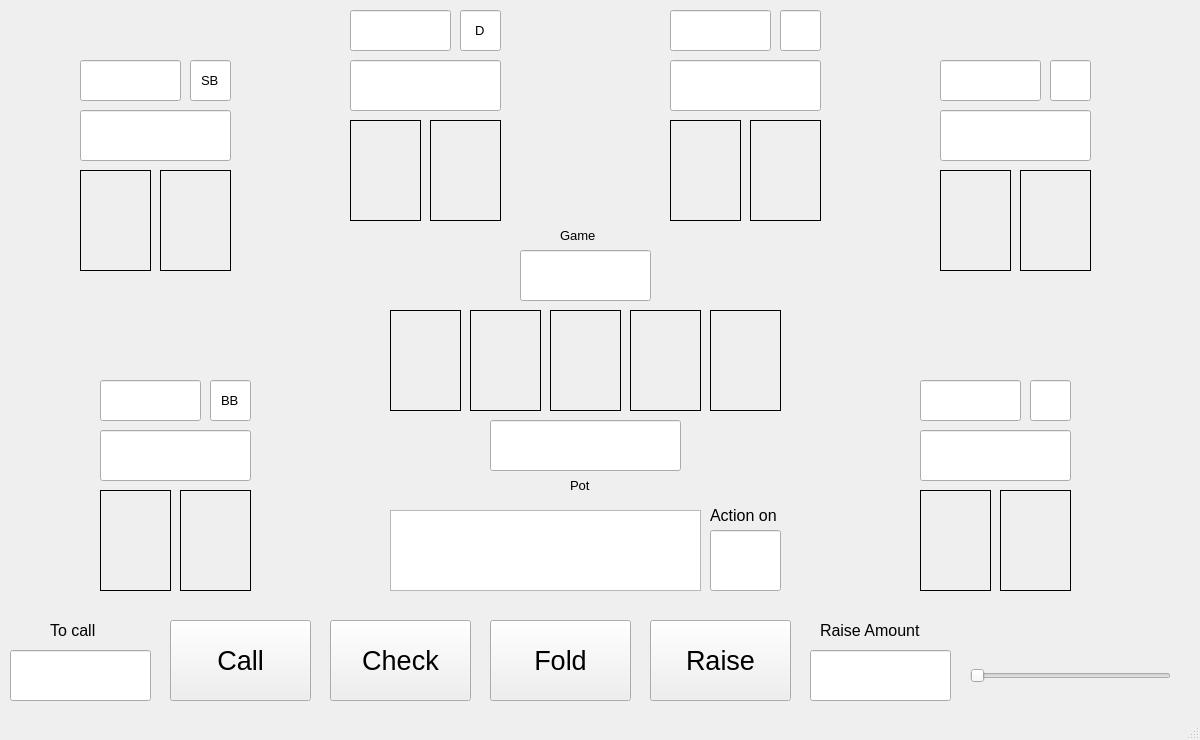
<?xml version="1.0" encoding="UTF-8"?>
<ui version="4.0">
 <class>MainWindow</class>
 <widget class="QMainWindow" name="MainWindow">
  <property name="geometry">
   <rect>
    <x>0</x>
    <y>0</y>
    <width>1200</width>
    <height>740</height>
   </rect>
  </property>
  <property name="windowTitle">
   <string>MainWindow</string>
  </property>
  <widget class="QWidget" name="centralwidget">
   <widget class="QLineEdit" name="role_p4">
    <property name="geometry">
     <rect>
      <x>1050</x>
      <y>60</y>
      <width>41</width>
      <height>41</height>
     </rect>
    </property>
    <property name="font">
     <font>
      <pointsize>10</pointsize>
     </font>
    </property>
    <property name="alignment">
     <set>Qt::AlignmentFlag::AlignCenter</set>
    </property>
    <property name="readOnly">
     <bool>true</bool>
    </property>
   </widget>
   <widget class="QLineEdit" name="display_raiseamt">
    <property name="geometry">
     <rect>
      <x>810</x>
      <y>650</y>
      <width>141</width>
      <height>51</height>
     </rect>
    </property>
    <property name="font">
     <font>
      <pointsize>20</pointsize>
     </font>
    </property>
    <property name="text">
     <string/>
    </property>
    <property name="alignment">
     <set>Qt::AlignmentFlag::AlignCenter</set>
    </property>
    <property name="readOnly">
     <bool>true</bool>
    </property>
   </widget>
   <widget class="QLabel" name="p2_hole2">
    <property name="geometry">
     <rect>
      <x>430</x>
      <y>120</y>
      <width>71</width>
      <height>101</height>
     </rect>
    </property>
    <property name="autoFillBackground">
     <bool>false</bool>
    </property>
    <property name="frameShape">
     <enum>QFrame::Shape::Box</enum>
    </property>
    <property name="text">
     <string/>
    </property>
   </widget>
   <widget class="QLineEdit" name="role_p3">
    <property name="geometry">
     <rect>
      <x>780</x>
      <y>10</y>
      <width>41</width>
      <height>41</height>
     </rect>
    </property>
    <property name="font">
     <font>
      <pointsize>10</pointsize>
     </font>
    </property>
    <property name="alignment">
     <set>Qt::AlignmentFlag::AlignCenter</set>
    </property>
    <property name="readOnly">
     <bool>true</bool>
    </property>
   </widget>
   <widget class="QLabel" name="p4_hole2">
    <property name="geometry">
     <rect>
      <x>1020</x>
      <y>170</y>
      <width>71</width>
      <height>101</height>
     </rect>
    </property>
    <property name="autoFillBackground">
     <bool>false</bool>
    </property>
    <property name="frameShape">
     <enum>QFrame::Shape::Box</enum>
    </property>
    <property name="text">
     <string/>
    </property>
   </widget>
   <widget class="QLabel" name="p2_hole1">
    <property name="geometry">
     <rect>
      <x>350</x>
      <y>120</y>
      <width>71</width>
      <height>101</height>
     </rect>
    </property>
    <property name="autoFillBackground">
     <bool>false</bool>
    </property>
    <property name="frameShape">
     <enum>QFrame::Shape::Box</enum>
    </property>
    <property name="text">
     <string/>
    </property>
   </widget>
   <widget class="QPushButton" name="button_fold">
    <property name="geometry">
     <rect>
      <x>490</x>
      <y>620</y>
      <width>141</width>
      <height>81</height>
     </rect>
    </property>
    <property name="font">
     <font>
      <pointsize>20</pointsize>
     </font>
    </property>
    <property name="text">
     <string>Fold</string>
    </property>
   </widget>
   <widget class="QLabel" name="label_gameno">
    <property name="geometry">
     <rect>
      <x>560</x>
      <y>220</y>
      <width>51</width>
      <height>31</height>
     </rect>
    </property>
    <property name="text">
     <string>&lt;html&gt;&lt;head/&gt;&lt;body&gt;&lt;p&gt;&lt;span style=&quot; font-size:10pt;&quot;&gt;Game&lt;/span&gt;&lt;/p&gt;&lt;/body&gt;&lt;/html&gt;</string>
    </property>
   </widget>
   <widget class="QLineEdit" name="role_p1">
    <property name="geometry">
     <rect>
      <x>190</x>
      <y>60</y>
      <width>41</width>
      <height>41</height>
     </rect>
    </property>
    <property name="font">
     <font>
      <pointsize>10</pointsize>
     </font>
    </property>
    <property name="text">
     <string>SB</string>
    </property>
    <property name="alignment">
     <set>Qt::AlignmentFlag::AlignCenter</set>
    </property>
    <property name="readOnly">
     <bool>true</bool>
    </property>
   </widget>
   <widget class="QLabel" name="board_flop1">
    <property name="geometry">
     <rect>
      <x>390</x>
      <y>310</y>
      <width>71</width>
      <height>101</height>
     </rect>
    </property>
    <property name="autoFillBackground">
     <bool>false</bool>
    </property>
    <property name="frameShape">
     <enum>QFrame::Shape::Box</enum>
    </property>
    <property name="text">
     <string/>
    </property>
   </widget>
   <widget class="QLabel" name="p5_hole2">
    <property name="geometry">
     <rect>
      <x>1000</x>
      <y>490</y>
      <width>71</width>
      <height>101</height>
     </rect>
    </property>
    <property name="autoFillBackground">
     <bool>false</bool>
    </property>
    <property name="frameShape">
     <enum>QFrame::Shape::Box</enum>
    </property>
    <property name="text">
     <string/>
    </property>
   </widget>
   <widget class="QLabel" name="p4_hole1">
    <property name="geometry">
     <rect>
      <x>940</x>
      <y>170</y>
      <width>71</width>
      <height>101</height>
     </rect>
    </property>
    <property name="autoFillBackground">
     <bool>false</bool>
    </property>
    <property name="frameShape">
     <enum>QFrame::Shape::Box</enum>
    </property>
    <property name="text">
     <string/>
    </property>
   </widget>
   <widget class="QLabel" name="label_raiseamt">
    <property name="geometry">
     <rect>
      <x>820</x>
      <y>610</y>
      <width>131</width>
      <height>41</height>
     </rect>
    </property>
    <property name="text">
     <string>&lt;html&gt;&lt;head/&gt;&lt;body&gt;&lt;p&gt;&lt;span style=&quot; font-size:12pt;&quot;&gt;Raise Amount&lt;/span&gt;&lt;/p&gt;&lt;/body&gt;&lt;/html&gt;</string>
    </property>
   </widget>
   <widget class="QLabel" name="p1_hole2">
    <property name="geometry">
     <rect>
      <x>160</x>
      <y>170</y>
      <width>71</width>
      <height>101</height>
     </rect>
    </property>
    <property name="autoFillBackground">
     <bool>false</bool>
    </property>
    <property name="frameShape">
     <enum>QFrame::Shape::Box</enum>
    </property>
    <property name="text">
     <string/>
    </property>
   </widget>
   <widget class="QLineEdit" name="display_stack0">
    <property name="geometry">
     <rect>
      <x>100</x>
      <y>430</y>
      <width>151</width>
      <height>51</height>
     </rect>
    </property>
    <property name="font">
     <font>
      <pointsize>16</pointsize>
     </font>
    </property>
    <property name="text">
     <string/>
    </property>
    <property name="alignment">
     <set>Qt::AlignmentFlag::AlignCenter</set>
    </property>
    <property name="readOnly">
     <bool>true</bool>
    </property>
   </widget>
   <widget class="QTextEdit" name="display_action">
    <property name="geometry">
     <rect>
      <x>390</x>
      <y>510</y>
      <width>311</width>
      <height>81</height>
     </rect>
    </property>
    <property name="font">
     <font>
      <pointsize>9</pointsize>
     </font>
    </property>
    <property name="layoutDirection">
     <enum>Qt::LayoutDirection::LeftToRight</enum>
    </property>
    <property name="styleSheet">
     <string notr="true"/>
    </property>
    <property name="readOnly">
     <bool>true</bool>
    </property>
    <property name="html">
     <string>&lt;!DOCTYPE HTML PUBLIC &quot;-//W3C//DTD HTML 4.0//EN&quot; &quot;http://www.w3.org/TR/REC-html40/strict.dtd&quot;&gt;
&lt;html&gt;&lt;head&gt;&lt;meta name=&quot;qrichtext&quot; content=&quot;1&quot; /&gt;&lt;meta charset=&quot;utf-8&quot; /&gt;&lt;style type=&quot;text/css&quot;&gt;
p, li { white-space: pre-wrap; }
hr { height: 1px; border-width: 0; }
li.unchecked::marker { content: &quot;\2610&quot;; }
li.checked::marker { content: &quot;\2612&quot;; }
&lt;/style&gt;&lt;/head&gt;&lt;body style=&quot; font-family:'Segoe UI'; font-size:9pt; font-weight:400; font-style:normal;&quot;&gt;
&lt;p style=&quot;-qt-paragraph-type:empty; margin-top:0px; margin-bottom:0px; margin-left:0px; margin-right:0px; -qt-block-indent:0; text-indent:0px; font-size:18pt;&quot;&gt;&lt;br /&gt;&lt;/p&gt;&lt;/body&gt;&lt;/html&gt;</string>
    </property>
   </widget>
   <widget class="QLabel" name="board_turn">
    <property name="geometry">
     <rect>
      <x>630</x>
      <y>310</y>
      <width>71</width>
      <height>101</height>
     </rect>
    </property>
    <property name="autoFillBackground">
     <bool>false</bool>
    </property>
    <property name="frameShape">
     <enum>QFrame::Shape::Box</enum>
    </property>
    <property name="text">
     <string/>
    </property>
   </widget>
   <widget class="QLabel" name="label_tocall">
    <property name="geometry">
     <rect>
      <x>50</x>
      <y>610</y>
      <width>61</width>
      <height>41</height>
     </rect>
    </property>
    <property name="text">
     <string>&lt;html&gt;&lt;head/&gt;&lt;body&gt;&lt;p&gt;&lt;span style=&quot; font-size:12pt;&quot;&gt;To call&lt;/span&gt;&lt;/p&gt;&lt;/body&gt;&lt;/html&gt;</string>
    </property>
   </widget>
   <widget class="QLabel" name="p3_hole1">
    <property name="geometry">
     <rect>
      <x>670</x>
      <y>120</y>
      <width>71</width>
      <height>101</height>
     </rect>
    </property>
    <property name="autoFillBackground">
     <bool>false</bool>
    </property>
    <property name="frameShape">
     <enum>QFrame::Shape::Box</enum>
    </property>
    <property name="text">
     <string/>
    </property>
   </widget>
   <widget class="QLineEdit" name="role_p5">
    <property name="geometry">
     <rect>
      <x>1030</x>
      <y>380</y>
      <width>41</width>
      <height>41</height>
     </rect>
    </property>
    <property name="font">
     <font>
      <pointsize>10</pointsize>
     </font>
    </property>
    <property name="alignment">
     <set>Qt::AlignmentFlag::AlignCenter</set>
    </property>
    <property name="readOnly">
     <bool>true</bool>
    </property>
   </widget>
   <widget class="QLineEdit" name="display_tocall">
    <property name="geometry">
     <rect>
      <x>10</x>
      <y>650</y>
      <width>141</width>
      <height>51</height>
     </rect>
    </property>
    <property name="font">
     <font>
      <pointsize>20</pointsize>
     </font>
    </property>
    <property name="text">
     <string/>
    </property>
    <property name="alignment">
     <set>Qt::AlignmentFlag::AlignCenter</set>
    </property>
    <property name="readOnly">
     <bool>true</bool>
    </property>
   </widget>
   <widget class="QPushButton" name="button_call">
    <property name="geometry">
     <rect>
      <x>170</x>
      <y>620</y>
      <width>141</width>
      <height>81</height>
     </rect>
    </property>
    <property name="font">
     <font>
      <pointsize>20</pointsize>
     </font>
    </property>
    <property name="text">
     <string>Call</string>
    </property>
    <property name="default">
     <bool>false</bool>
    </property>
   </widget>
   <widget class="QLineEdit" name="display_stack2">
    <property name="geometry">
     <rect>
      <x>350</x>
      <y>60</y>
      <width>151</width>
      <height>51</height>
     </rect>
    </property>
    <property name="font">
     <font>
      <pointsize>16</pointsize>
     </font>
    </property>
    <property name="text">
     <string/>
    </property>
    <property name="alignment">
     <set>Qt::AlignmentFlag::AlignCenter</set>
    </property>
    <property name="readOnly">
     <bool>true</bool>
    </property>
   </widget>
   <widget class="QLineEdit" name="display_stack4">
    <property name="geometry">
     <rect>
      <x>940</x>
      <y>110</y>
      <width>151</width>
      <height>51</height>
     </rect>
    </property>
    <property name="font">
     <font>
      <pointsize>16</pointsize>
     </font>
    </property>
    <property name="text">
     <string/>
    </property>
    <property name="alignment">
     <set>Qt::AlignmentFlag::AlignCenter</set>
    </property>
    <property name="readOnly">
     <bool>true</bool>
    </property>
   </widget>
   <widget class="QLabel" name="p1_hole1">
    <property name="geometry">
     <rect>
      <x>80</x>
      <y>170</y>
      <width>71</width>
      <height>101</height>
     </rect>
    </property>
    <property name="autoFillBackground">
     <bool>false</bool>
    </property>
    <property name="frameShape">
     <enum>QFrame::Shape::Box</enum>
    </property>
    <property name="text">
     <string/>
    </property>
   </widget>
   <widget class="QPushButton" name="button_raise">
    <property name="geometry">
     <rect>
      <x>650</x>
      <y>620</y>
      <width>141</width>
      <height>81</height>
     </rect>
    </property>
    <property name="font">
     <font>
      <pointsize>20</pointsize>
     </font>
    </property>
    <property name="text">
     <string>Raise</string>
    </property>
   </widget>
   <widget class="QLineEdit" name="display_stack5">
    <property name="geometry">
     <rect>
      <x>920</x>
      <y>430</y>
      <width>151</width>
      <height>51</height>
     </rect>
    </property>
    <property name="font">
     <font>
      <pointsize>16</pointsize>
     </font>
    </property>
    <property name="text">
     <string/>
    </property>
    <property name="alignment">
     <set>Qt::AlignmentFlag::AlignCenter</set>
    </property>
    <property name="readOnly">
     <bool>true</bool>
    </property>
   </widget>
   <widget class="QLabel" name="label_pot">
    <property name="geometry">
     <rect>
      <x>570</x>
      <y>470</y>
      <width>31</width>
      <height>31</height>
     </rect>
    </property>
    <property name="text">
     <string>&lt;html&gt;&lt;head/&gt;&lt;body&gt;&lt;p&gt;&lt;span style=&quot; font-size:10pt;&quot;&gt;Pot&lt;/span&gt;&lt;/p&gt;&lt;/body&gt;&lt;/html&gt;</string>
    </property>
   </widget>
   <widget class="QLabel" name="p0_hole2">
    <property name="geometry">
     <rect>
      <x>180</x>
      <y>490</y>
      <width>71</width>
      <height>101</height>
     </rect>
    </property>
    <property name="autoFillBackground">
     <bool>false</bool>
    </property>
    <property name="frameShape">
     <enum>QFrame::Shape::Box</enum>
    </property>
    <property name="frameShadow">
     <enum>QFrame::Shadow::Plain</enum>
    </property>
    <property name="text">
     <string/>
    </property>
   </widget>
   <widget class="QLineEdit" name="display_pot">
    <property name="geometry">
     <rect>
      <x>490</x>
      <y>420</y>
      <width>191</width>
      <height>51</height>
     </rect>
    </property>
    <property name="font">
     <font>
      <pointsize>18</pointsize>
     </font>
    </property>
    <property name="text">
     <string/>
    </property>
    <property name="alignment">
     <set>Qt::AlignmentFlag::AlignCenter</set>
    </property>
    <property name="readOnly">
     <bool>true</bool>
    </property>
   </widget>
   <widget class="QLabel" name="p3_hole2">
    <property name="geometry">
     <rect>
      <x>750</x>
      <y>120</y>
      <width>71</width>
      <height>101</height>
     </rect>
    </property>
    <property name="autoFillBackground">
     <bool>false</bool>
    </property>
    <property name="frameShape">
     <enum>QFrame::Shape::Box</enum>
    </property>
    <property name="text">
     <string/>
    </property>
   </widget>
   <widget class="QLineEdit" name="display_stack1">
    <property name="geometry">
     <rect>
      <x>80</x>
      <y>110</y>
      <width>151</width>
      <height>51</height>
     </rect>
    </property>
    <property name="font">
     <font>
      <pointsize>16</pointsize>
     </font>
    </property>
    <property name="text">
     <string/>
    </property>
    <property name="alignment">
     <set>Qt::AlignmentFlag::AlignCenter</set>
    </property>
    <property name="readOnly">
     <bool>true</bool>
    </property>
   </widget>
   <widget class="QLineEdit" name="role_p0">
    <property name="geometry">
     <rect>
      <x>210</x>
      <y>380</y>
      <width>41</width>
      <height>41</height>
     </rect>
    </property>
    <property name="font">
     <font>
      <pointsize>10</pointsize>
     </font>
    </property>
    <property name="text">
     <string>BB</string>
    </property>
    <property name="alignment">
     <set>Qt::AlignmentFlag::AlignCenter</set>
    </property>
    <property name="readOnly">
     <bool>true</bool>
    </property>
   </widget>
   <widget class="QLabel" name="board_flop2">
    <property name="geometry">
     <rect>
      <x>470</x>
      <y>310</y>
      <width>71</width>
      <height>101</height>
     </rect>
    </property>
    <property name="autoFillBackground">
     <bool>false</bool>
    </property>
    <property name="frameShape">
     <enum>QFrame::Shape::Box</enum>
    </property>
    <property name="text">
     <string/>
    </property>
   </widget>
   <widget class="QLabel" name="p5_hole1">
    <property name="geometry">
     <rect>
      <x>920</x>
      <y>490</y>
      <width>71</width>
      <height>101</height>
     </rect>
    </property>
    <property name="autoFillBackground">
     <bool>false</bool>
    </property>
    <property name="frameShape">
     <enum>QFrame::Shape::Box</enum>
    </property>
    <property name="text">
     <string/>
    </property>
   </widget>
   <widget class="QLineEdit" name="display_gameno">
    <property name="geometry">
     <rect>
      <x>520</x>
      <y>250</y>
      <width>131</width>
      <height>51</height>
     </rect>
    </property>
    <property name="font">
     <font>
      <pointsize>16</pointsize>
     </font>
    </property>
    <property name="text">
     <string/>
    </property>
    <property name="alignment">
     <set>Qt::AlignmentFlag::AlignCenter</set>
    </property>
    <property name="readOnly">
     <bool>true</bool>
    </property>
   </widget>
   <widget class="QLabel" name="p0_hole1">
    <property name="geometry">
     <rect>
      <x>100</x>
      <y>490</y>
      <width>71</width>
      <height>101</height>
     </rect>
    </property>
    <property name="autoFillBackground">
     <bool>false</bool>
    </property>
    <property name="frameShape">
     <enum>QFrame::Shape::Box</enum>
    </property>
    <property name="text">
     <string/>
    </property>
   </widget>
   <widget class="QPushButton" name="button_check">
    <property name="geometry">
     <rect>
      <x>330</x>
      <y>620</y>
      <width>141</width>
      <height>81</height>
     </rect>
    </property>
    <property name="font">
     <font>
      <pointsize>20</pointsize>
     </font>
    </property>
    <property name="text">
     <string>Check</string>
    </property>
   </widget>
   <widget class="QLineEdit" name="display_action_on">
    <property name="geometry">
     <rect>
      <x>710</x>
      <y>530</y>
      <width>71</width>
      <height>61</height>
     </rect>
    </property>
    <property name="font">
     <font>
      <pointsize>18</pointsize>
     </font>
    </property>
    <property name="alignment">
     <set>Qt::AlignmentFlag::AlignCenter</set>
    </property>
    <property name="readOnly">
     <bool>true</bool>
    </property>
   </widget>
   <widget class="QSlider" name="slider_raise">
    <property name="geometry">
     <rect>
      <x>970</x>
      <y>650</y>
      <width>201</width>
      <height>51</height>
     </rect>
    </property>
    <property name="autoFillBackground">
     <bool>false</bool>
    </property>
    <property name="orientation">
     <enum>Qt::Orientation::Horizontal</enum>
    </property>
   </widget>
   <widget class="QLineEdit" name="display_stack3">
    <property name="geometry">
     <rect>
      <x>670</x>
      <y>60</y>
      <width>151</width>
      <height>51</height>
     </rect>
    </property>
    <property name="font">
     <font>
      <pointsize>16</pointsize>
     </font>
    </property>
    <property name="text">
     <string/>
    </property>
    <property name="alignment">
     <set>Qt::AlignmentFlag::AlignCenter</set>
    </property>
    <property name="readOnly">
     <bool>true</bool>
    </property>
   </widget>
   <widget class="QLabel" name="label_action_on">
    <property name="geometry">
     <rect>
      <x>710</x>
      <y>500</y>
      <width>81</width>
      <height>31</height>
     </rect>
    </property>
    <property name="text">
     <string>&lt;html&gt;&lt;head/&gt;&lt;body&gt;&lt;p&gt;&lt;span style=&quot; font-size:12pt;&quot;&gt;Action on&lt;/span&gt;&lt;/p&gt;&lt;/body&gt;&lt;/html&gt;</string>
    </property>
   </widget>
   <widget class="QLabel" name="board_river">
    <property name="geometry">
     <rect>
      <x>710</x>
      <y>310</y>
      <width>71</width>
      <height>101</height>
     </rect>
    </property>
    <property name="autoFillBackground">
     <bool>false</bool>
    </property>
    <property name="frameShape">
     <enum>QFrame::Shape::Box</enum>
    </property>
    <property name="text">
     <string/>
    </property>
   </widget>
   <widget class="QLineEdit" name="role_p2">
    <property name="geometry">
     <rect>
      <x>460</x>
      <y>10</y>
      <width>41</width>
      <height>41</height>
     </rect>
    </property>
    <property name="font">
     <font>
      <pointsize>10</pointsize>
     </font>
    </property>
    <property name="text">
     <string>D</string>
    </property>
    <property name="alignment">
     <set>Qt::AlignmentFlag::AlignCenter</set>
    </property>
    <property name="readOnly">
     <bool>true</bool>
    </property>
   </widget>
   <widget class="QLabel" name="board_flop3">
    <property name="geometry">
     <rect>
      <x>550</x>
      <y>310</y>
      <width>71</width>
      <height>101</height>
     </rect>
    </property>
    <property name="autoFillBackground">
     <bool>false</bool>
    </property>
    <property name="frameShape">
     <enum>QFrame::Shape::Box</enum>
    </property>
    <property name="text">
     <string/>
    </property>
   </widget>
   <widget class="QLineEdit" name="username_0">
    <property name="geometry">
     <rect>
      <x>100</x>
      <y>380</y>
      <width>101</width>
      <height>41</height>
     </rect>
    </property>
    <property name="font">
     <font>
      <pointsize>12</pointsize>
     </font>
    </property>
    <property name="text">
     <string/>
    </property>
    <property name="alignment">
     <set>Qt::AlignmentFlag::AlignCenter</set>
    </property>
    <property name="readOnly">
     <bool>true</bool>
    </property>
   </widget>
   <widget class="QLineEdit" name="username_1">
    <property name="geometry">
     <rect>
      <x>80</x>
      <y>60</y>
      <width>101</width>
      <height>41</height>
     </rect>
    </property>
    <property name="font">
     <font>
      <pointsize>12</pointsize>
     </font>
    </property>
    <property name="text">
     <string/>
    </property>
    <property name="alignment">
     <set>Qt::AlignmentFlag::AlignCenter</set>
    </property>
    <property name="readOnly">
     <bool>true</bool>
    </property>
   </widget>
   <widget class="QLineEdit" name="username_2">
    <property name="geometry">
     <rect>
      <x>350</x>
      <y>10</y>
      <width>101</width>
      <height>41</height>
     </rect>
    </property>
    <property name="font">
     <font>
      <pointsize>12</pointsize>
     </font>
    </property>
    <property name="text">
     <string/>
    </property>
    <property name="alignment">
     <set>Qt::AlignmentFlag::AlignCenter</set>
    </property>
    <property name="readOnly">
     <bool>true</bool>
    </property>
   </widget>
   <widget class="QLineEdit" name="username_3">
    <property name="geometry">
     <rect>
      <x>670</x>
      <y>10</y>
      <width>101</width>
      <height>41</height>
     </rect>
    </property>
    <property name="font">
     <font>
      <pointsize>12</pointsize>
     </font>
    </property>
    <property name="text">
     <string/>
    </property>
    <property name="alignment">
     <set>Qt::AlignmentFlag::AlignCenter</set>
    </property>
    <property name="readOnly">
     <bool>true</bool>
    </property>
   </widget>
   <widget class="QLineEdit" name="username_4">
    <property name="geometry">
     <rect>
      <x>940</x>
      <y>60</y>
      <width>101</width>
      <height>41</height>
     </rect>
    </property>
    <property name="font">
     <font>
      <pointsize>12</pointsize>
     </font>
    </property>
    <property name="text">
     <string/>
    </property>
    <property name="alignment">
     <set>Qt::AlignmentFlag::AlignCenter</set>
    </property>
    <property name="readOnly">
     <bool>true</bool>
    </property>
   </widget>
   <widget class="QLineEdit" name="username_5">
    <property name="geometry">
     <rect>
      <x>920</x>
      <y>380</y>
      <width>101</width>
      <height>41</height>
     </rect>
    </property>
    <property name="font">
     <font>
      <pointsize>12</pointsize>
     </font>
    </property>
    <property name="text">
     <string/>
    </property>
    <property name="alignment">
     <set>Qt::AlignmentFlag::AlignCenter</set>
    </property>
    <property name="readOnly">
     <bool>true</bool>
    </property>
   </widget>
  </widget>
  <widget class="QMenuBar" name="menubar">
   <property name="geometry">
    <rect>
     <x>0</x>
     <y>0</y>
     <width>1200</width>
     <height>21</height>
    </rect>
   </property>
  </widget>
  <widget class="QStatusBar" name="statusbar"/>
 </widget>
 <resources/>
 <connections/>
</ui>
